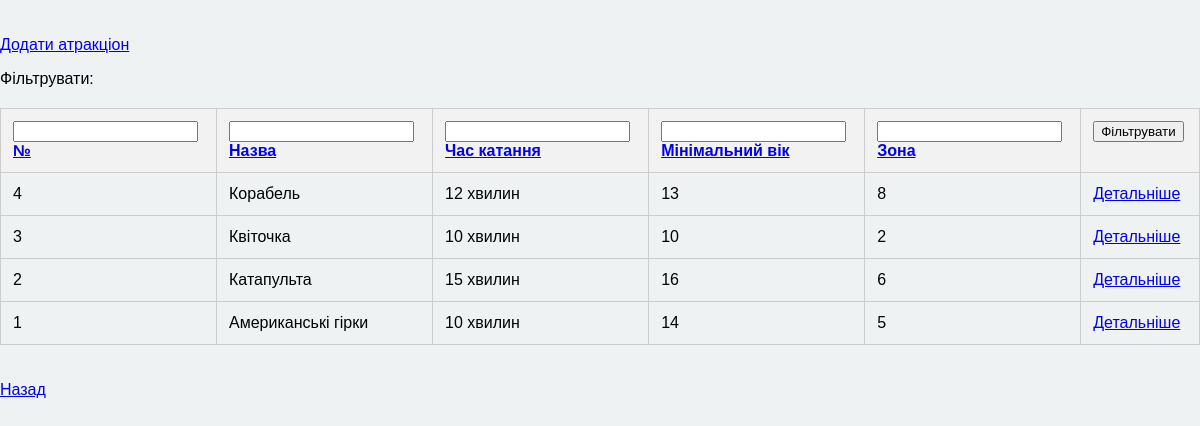
The app's page /my_administrator/attractions/?sort=id&dir=desc with its own data.
### main/models.py (models this page shows, shortened)
class Attractions(models.Model):
    id = models.IntegerField("№", primary_key=True)
    time = models.CharField("Час катання", max_length=20)
    name = models.CharField("Назва атракціону", max_length=20)
    min_age = models.IntegerField("Мінімальний вік")
    zone = models.IntegerField("Зона розташування")

### my_administrator/views.py (the view, shortened to what this page needs)
# urls.py: path('attractions', views.show_attractions, name = "attractions")
def show_attractions(request):
    all_attractions = Attractions.objects.all()
    sort_field = request.GET.get("sort", "id")
    direction = request.GET.get("dir", "asc")
    if direction == 'desc':
        all_attractions = all_attractions.order_by(f"-{sort_field}")
    else:
        all_attractions = all_attractions.order_by(sort_field)
    return render(request, "my_administrator/attractions/show.html", {'all_attractions' : all_attractions, 'sort_field':sort_field, 'direction' : direction})

### my_administrator/templates/my_administrator/attractions/show.html (shortened to what this page needs)
{% extends "layout_admin.html" %}
{% block content %}
<br>
<br>
<a href="{% url 'add_attraction' %}">Додати атракціон</a>
<br>
<form method="post">
    <p>Фільтрувати:</p>
<table>
    <tr>
        <th><input name="filter_id" type="number"><br>
            <a href="?sort=id&dir={% if sort_field == 'id' and direction == 'asc' %}desc{% else %}asc{% endif %}">№</a>
        </th>
        <th>
            <input name="filter_name" type="text"><br>
            <a href="?sort=name&dir={% if sort_field == 'name' and direction == 'asc' %}desc{% else %}asc{% endif %}">Назва</a>
        </th>
        <th>
            <input name="filter_time" type="text"><br>
            <a href = "?sort=time&dir={% if sort_field == 'time' and direction == 'asc' %}desc{% else %}asc{% endif %}">Час катання</a>
        </th>
        <th>
            <input name="filter_min_age" type="number"><br>
            <a href = "?sort=min_age&dir={% if sort_field == 'min_age' and direction == 'asc' %}desc{% else %}asc{% endif %}">Мінімальний вік</a>
        </th>
        <th>
            <input name="filter_zone" type="number"><br>
            <a href = "?sort=zone&dir={% if sort_field == 'zone' and direction == 'asc' %}desc{% else %}asc{% endif %}">Зона</a>
        </th>
        <th><button type="submit">{% block b %}Фільтрувати{% endblock %}</button><br><br></th>
    </tr>
    {% for i in all_attractions %}
    <tr>
        <td>{{ i.id }}</td>
        <td>{{ i.name }}</td>
        <td>{{ i.time }}</td>
        <td>{{ i.min_age }}</td>
        <td>{{ i.zone }}</td>
        <td>
            <a href="{% url 'detail_view' i.id %}">Детальніше</a>
        </td>
     </tr>
    {% endfor %}
</table>
</form>
<br>
<br>
<a href=".">Назад</a>
<br>
{% endblock %}

### main/static/main/css/styless.css (style rules this page uses)
body { font-family: Arial, sans-serif; background: #eef2f3; margin: 0; padding: 0; }
table { width: 100%; border-collapse: collapse; margin-top: 20px; }
th, td { padding: 12px; border: 1px solid #ccc; text-align: left; }
th { background-color: #f2f2f2; }

### records on screen
Attractions: id "4", name "Корабель", time "12 хвилин", min_age "13", zone "8"
Attractions: id "3", name "Квіточка", time "10 хвилин", min_age "10", zone "2"
Attractions: id "2", name "Катапульта", time "15 хвилин", min_age "16", zone "6"
Attractions: id "1", name "Американські гірки", time "10 хвилин", min_age "14", zone "5"
